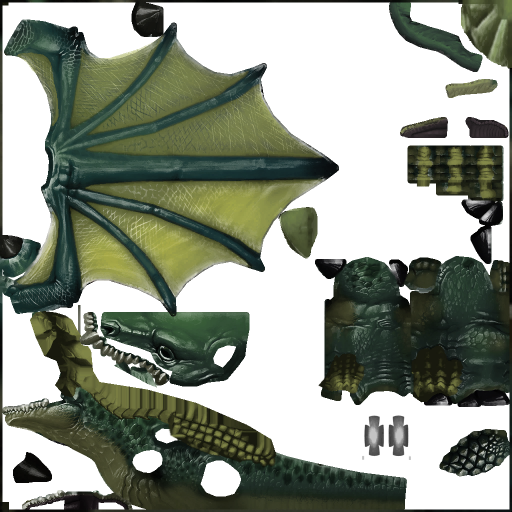
#> input picture zpaks/hd-everything/mpq/parsed-assets/CREATURE/DRAKEMOUNT2/TESTDISEASEDDRAKE_SKIN.PNG, 1024 x 1024 px (shown at 1/2 size)
$ python -i client.py   (imports and definitions only)
#> lines starting #> are read from the running program, lines starting #| are printed output that depends on the picture
"""zep client — offscreen test client (F-219 Track B).

Runs the REAL patched client (nginx/wow exe + WarcraftXL + our PATCH MPQs over the stock
3.3.5a MPQs) under Wine on a virtual X display with Mesa software GL, so a CC instance can
log in, move around and screenshot it without a GPU, root or a user round trip.

    zep client setup              build/refresh everything (idempotent; re-run after an exe/WXL ship)
    zep client --slot N CMD       run CMD against client slot N (0 or 1)
    zep client account [NAME]     create a test account (default non-GM ZEPTEST; --gm N for a GM one)
    zep client chars [-a NAME]    an account's characters in character-select order
    zep client start / stop       launch in the background (-a/--char preselect) / kill
    zep client release            hand the client back (drop this session's lock)
    zep client status             display, window, lock holder, accounts
    zep client login              type the stored credentials (--enter-world: the preselected char)
    zep client shot OUT.png       screenshot cropped to the client window
    zep client drive OUTDIR       launch -> login -> charselect -> world, a screenshot per stage
                                  (-a ACCOUNT --char NAME --purpose "I-123 check")

Two client SLOTS (MAX_SLOTS - RAM: ~0.75 GB a client in the field, ~1.1 GB in a city, 12 GB
container cap): slot 0 = ~/wowtest, :77, ~/.wine-wowtest; slot 1 = ~/wowtest-1, :78,
~/.wine-wowtest-1 (`zep client --slot 1 setup` once; shares Interface/ and the accounts).
Without --slot a command uses the slot this session holds, and start/drive take the first free one.
Each slot has its own client.lock: start/drive refuse while another session's client is live there
(--force overrides; a lock with no live client is stale and taken over), and refuse an account the
server reports online - a second login kicks the first client. Character choice =
lastCharacterIndex written to the slot's Config.wtf before launch.
    zep client measure PNG...     colour sanity numbers for captures
    zep client selftest           prove the capture path isn't garbling colour (I-380)
    zep client refresh            re-sync exe/WXL/patch links (setup minus the downloads)

Kept current automatically: `zep build exe --deploy`, `zep wxl ship` and `zep build patch-mpq`
call refresh_if_present() after writing to nginx. PATCH-*.MPQ are symlinks into nginx, so a
rebuilt patch is live with no copy at all; the patch-mpq hook only matters for a NEW letter.

Layout (none of it tracked except this file):
    ~/.local/xvfb/usr     Xvfb, xdotool, xkbcomp unpacked from Ubuntu jammy .debs (no root)
    ~/wowtest             assembled client: Data/ symlinks, exe/WXL copies, WTF/, Logs/, account.txt
                          Logs/wine/wine-<time>.log per run (+seh on; last 20 kept), wine.log -> newest;
                          crash reports land in Errors/<time> Crash.txt
    ~/.wine-wowtest       Wine prefix
    ~/.local/wine         portable Wine 11 (from the retroport toolchain, Joplin "Retroport Toolchain")

Captures use XGetImage. NEVER xwd (I-380): with a private-colormap window open - Wine always makes
one - xwd writes 24bpp, and a 32bpp decode looks like a grey, vertically striped, 3/4-width render.
"""
import colorsys
import ctypes
import ctypes.util
import gzip
import json
import os
import secrets
import shutil
import subprocess
import time
import urllib.request
import zipfile
from pathlib import Path

import click

from lib.env import NGINX_PATH as NGINX

_HOME = Path.home()
# Slot 0 = the original single client. Slot N>0 = <dir>-N, display :77+N, <prefix>-N.
# Two slots max: one client is ~0.75 GB (Wow.exe + Wine + Xvfb, measured 2026-10-04 in Hellfire)
# and the container is capped at 12 GB shared with every session and its tools.
MAX_SLOTS = 2
BASE_DIR = Path(os.getenv('WOWTEST_DIR', _HOME / 'wowtest'))
BASE_PREFIX = Path(os.getenv('WOWTEST_WINEPREFIX', _HOME / '.wine-wowtest'))
BASE_DISPLAY = int(os.getenv('WOWTEST_DISPLAY', ':77').lstrip(':'))
SLOT = 0
CLIENT_DIR = BASE_DIR
XROOT = Path(os.getenv('XROOT', _HOME / '.local/xvfb/usr'))
WINE_DIR = Path(os.getenv('WINE_DIR', _HOME / '.local/wine'))
WINEPREFIX = BASE_PREFIX
DISPLAY = f':{BASE_DISPLAY}'
STOCK = Path(os.getenv('STOCK_DIR', '/workspace/project/Zeppelin-Tools/Asset Library/STOCK'))
DEB_CACHE = Path(os.getenv('XDEB_CACHE', _HOME / '.cache/zep-client/debs'))
# Accounts are shared by every slot (they live in slot 0's dir); locks and logs are per slot.
ACCOUNT_FILE = BASE_DIR / 'account.txt'
ACCOUNTS_DIR = BASE_DIR / 'accounts'
LOCK_FILE = CLIENT_DIR / 'client.lock'


# [16 lines left out: functions _slot_paths, _use_slot, not called in this run]
CLIENT_ZIP_ROOT = 'ChromieCraft_3.3.5a'

# Screen larger than the 1280x800 client window on purpose: at 1280x800 Wine shrinks the window
# to 1224x765 to fit and the client frame no longer matches gxResolution.
SCREEN = '1600x1000x24'
XKB_DIR = Path('/tmp/xkb')   # same length as /usr/bin - see _patch_xvfb
DEBS = ['xvfb', 'xserver-common', 'x11-xkb-utils', 'libunwind8', 'x11-apps', 'xdotool', 'libxdo3']
SPEECH_MPQS = ['speech-enUS', 'expansion-speech-enUS', 'lichking-speech-enUS']
WINDOW_NAME = 'World of Warcraft'


# -- environment ----------------------------------------------------------------------------------

# [14 lines left out: functions _xlib_env, _wine_env, not called in this run]


def _xtool(*args, check=True):
    return subprocess.run([str(XROOT / 'bin' / args[0]), *args[1:]], env=_xlib_env(),
                          capture_output=True, text=True, check=check)


def _require_setup():
    if not (XROOT / 'bin/Xvfb').exists() or not (CLIENT_DIR / 'Wow.exe').exists():
        raise click.ClickException('test client not set up - run: zep client setup')


# -- X display ------------------------------------------------------------------------------------

class _XImage(ctypes.Structure):
    _fields_ = [('width', ctypes.c_int), ('height', ctypes.c_int), ('xoffset', ctypes.c_int),
                ('format', ctypes.c_int), ('data', ctypes.c_void_p), ('byte_order', ctypes.c_int),
                ('bitmap_unit', ctypes.c_int), ('bitmap_bit_order', ctypes.c_int),
                ('bitmap_pad', ctypes.c_int), ('depth', ctypes.c_int),
                ('bytes_per_line', ctypes.c_int), ('bits_per_pixel', ctypes.c_int)]


# [84 lines left out: functions _x11, _display_up, _ensure_xkbcomp_wrapper, _xvfb_up, _window_geom, _wait_window and 1 more, not called in this run]


def measure(path):
    """(r, g, b means, mean saturation, column-delta mean, column-delta max).

    A real colour frame has differing channel means and saturation ~0.3-0.6. I-380's garbled
    captures read identical means, ~0.02 saturation and a high column delta.
    """
    from PIL import Image, ImageFilter
    im = Image.open(path).convert('RGB')
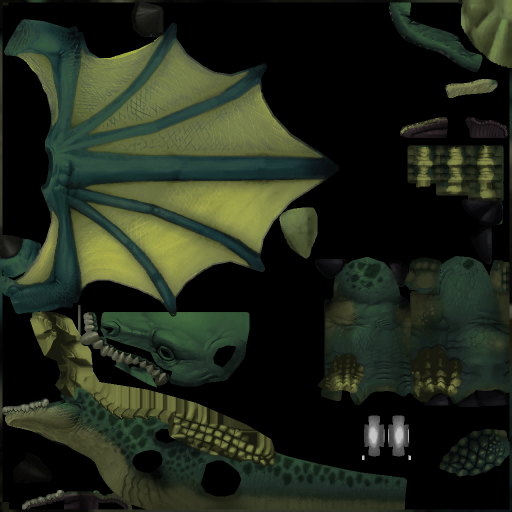
#> im: PIL image 1024x1024 RGB (shown at 1/2 size); mean R, G, B 32.9, 39.4, 26.1
    px = list(im.filter(ImageFilter.GaussianBlur(3)).getdata())   # blur removes per-column noise
#> px = 1048576 items
    means = [sum(p[c] for p in px) / len(px) for c in range(3)]
#> means = [32.93, 39.38, 26.13]
    sat = [colorsys.rgb_to_hsv(*(c / 255 for c in p))[1] for p in px[::7]]
#> sat = 149797 items
    lum = im.convert('L')
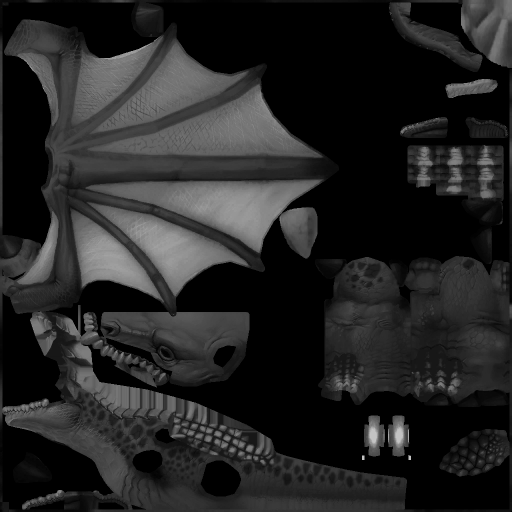
#> lum: PIL image 1024x1024 L (shown at 1/2 size); min 0, max 195, mean 35.9
    w, h = lum.size
#> w = 1024; h = 1024
    rows = range(0, h, 4)
    col = [sum(lum.getpixel((cx, y)) for y in rows) / len(rows) for cx in range(w)]
#> col = 1024 values, max 73.88 at index 349, min 5.39 at index 5, mean 35.98
    delta = [abs(col[i + 1] - col[i]) for i in range(w - 1)]
#> delta = 1023 values, max 31.89 at index 4, min 0 at index 40, mean 0.507
    return (*means, sum(sat) / len(sat), sum(delta) / len(delta), max(delta))


# -- setup ----------------------------------------------------------------------------------------

# [286 lines left out: functions _fetch_debs, _patch_xvfb, _link, _install, _sync_tree, refresh_files and 11 more, not called in this run]


# Addons switched off for test logins (`--keep-addons` leaves them alone). The Details! damage
# meter and its plugins open a window over the middle of the screen on every login and obscure
# the evidence screenshots (I-378).
TEST_DISABLED_ADDONS = ['Details', 'Details_3DModelsPaths', 'Details_ChartViewer', 'Details_DataStorage',
                        'Details_DeathGraphs', 'Details_EncounterDetails', 'Details_SunderCount',
                        'Details_TimeLine', 'Details_TinyThreat']


# [41 lines left out: functions _cfg_value, _disable_test_addons, _select_char, not called in this run]


def _owner():
    return os.getenv('CLAUDE_CODE_SESSION_ID') or f'{os.getenv("USER", "user")}@pid{os.getppid()}'


# [97 lines left out: functions _client_running, _read_lock, _slot_state, _default_slot, _take_lock, _release_lock and 2 more, not called in this run]


KEEP_LOGS = 20
LOG_DIR = CLIENT_DIR / 'Logs/wine'


# [12 lines left out: function _new_run_log, not called in this run]


def _latest_crash():
    crashes = sorted((CLIENT_DIR / 'Errors').glob('* Crash.txt'), key=lambda p: p.stat().st_mtime)
    return crashes[-1] if crashes else None


# [16 lines left out: function _start, not called in this run]


def _stop():
    subprocess.run([str(WINE_DIR / 'bin/wineserver'), '-k'], env=_wine_env(), capture_output=True)


# [216 lines left out: functions client_start, client_stop, client_status, _shot, client_shot, _login and 4 more, not called in this run]

>>> result = measure('../../zpaks/hd-everything/mpq/parsed-assets/CREATURE/DRAKEMOUNT2/TESTDISEASEDDRAKE_SKIN.PNG')
#> result = (32.93, 39.38, 26.13, 0.241, 0.507, 31.89)

$ run again, on zpaks/hd-everything/mpq/parsed-assets/WORLD/EXPANSION07/DOODADS/ASHENVALE/8ASH_BUSHACCENT_B01_0_2320004.PNG
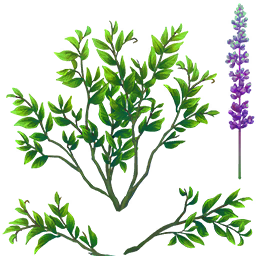
#> input picture zpaks/hd-everything/mpq/parsed-assets/WORLD/EXPANSION07/DOODADS/ASHENVALE/8ASH_BUSHACCENT_B01_0_2320004.PNG, 256 x 256 px
#> in measure, `im = Image.open(path).convert('RGB')`:
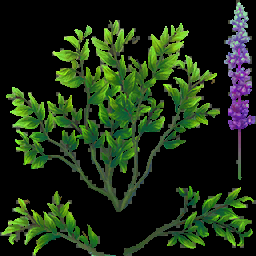
#> im: PIL image 256x256 RGB; mean R, G, B 28.4, 44.9, 20.8
#> px = 65536 items
#> means = [28.43, 44.85, 20.81]
#> sat = 9363 values, max 1 at index 252, min 0 at index 0, mean 0.411
#> in measure, `lum = im.convert('L')`:
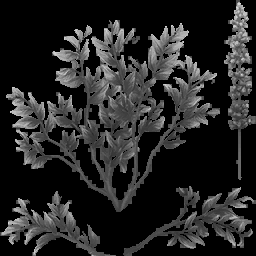
#> lum: PIL image 256x256 L; min 0, max 221, mean 37.2
#> col = 256 values, max 91.69 at index 240, min 1.02 at index 0, mean 37.33
#> delta = 255 values, max 27.5 at index 240, min 0 at index 4, mean 3.28
#> result = (28.43, 44.85, 20.81, 0.411, 3.28, 27.5)

$ run again, on zpaks/hd-everything/mpq/parsed-assets/WORLD/EXPANSION07/DOODADS/ZULDAZARZONE/8ZUL_TALLBUSH01.PNG
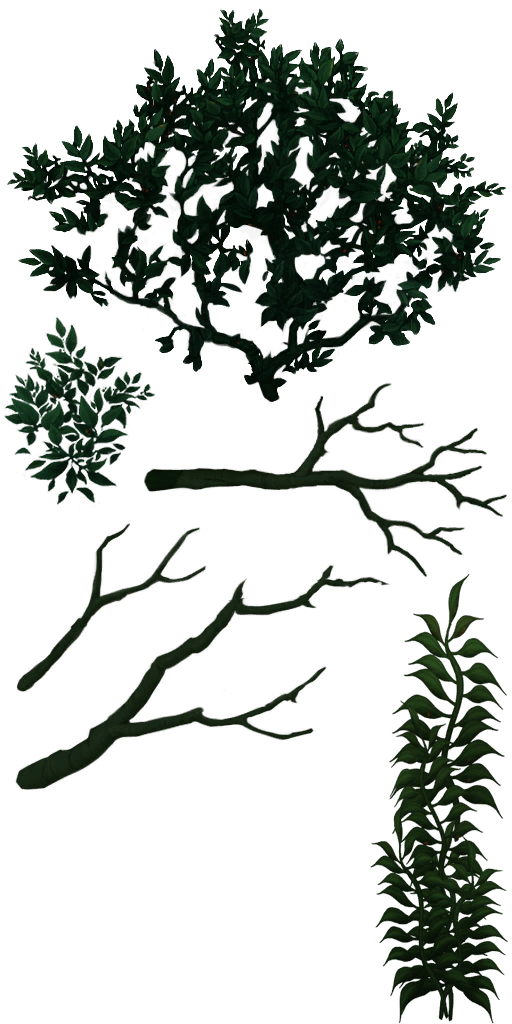
#> input picture zpaks/hd-everything/mpq/parsed-assets/WORLD/EXPANSION07/DOODADS/ZULDAZARZONE/8ZUL_TALLBUSH01.PNG, 512 x 1024 px
#> in measure, `im = Image.open(path).convert('RGB')`:
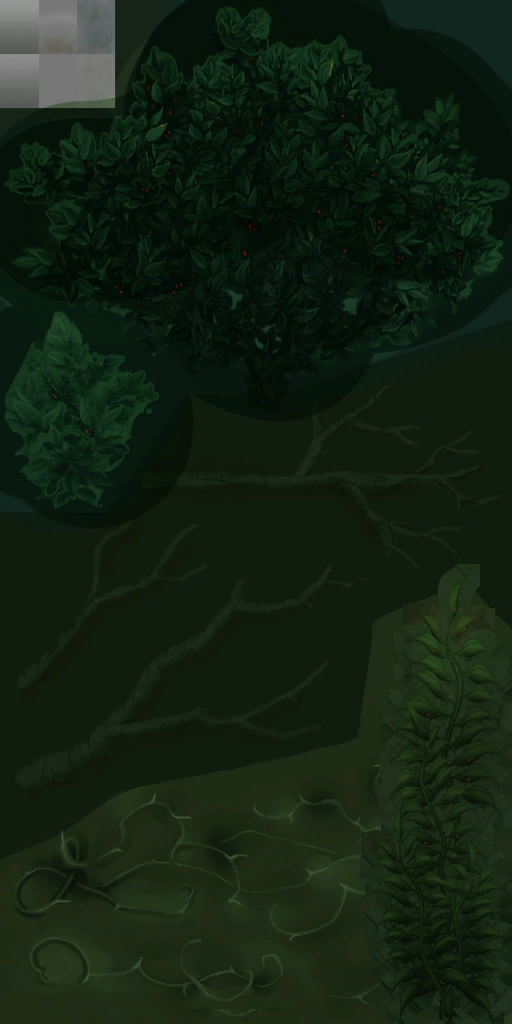
#> im: PIL image 512x1024 RGB; mean R, G, B 19, 33.8, 18.4
#> px = 524288 items
#> means = [18.99, 33.78, 18.43]
#> sat = 74899 items
#> col = 512 values, max 37.62 at index 63, min 22.77 at index 185, mean 27.64
#> delta = 511 values, max 7.36 at index 114, min 0 at index 80, mean 0.181
#> result = (18.99, 33.78, 18.43, 0.575, 0.181, 7.36)

$ run again, on zpaks/hd-everything/mpq/parsed-assets/WORLD/EXPANSION08/DOODADS/BABYLONZONE/9PLN_PLAINSBUSH_A01_2764534.PNG
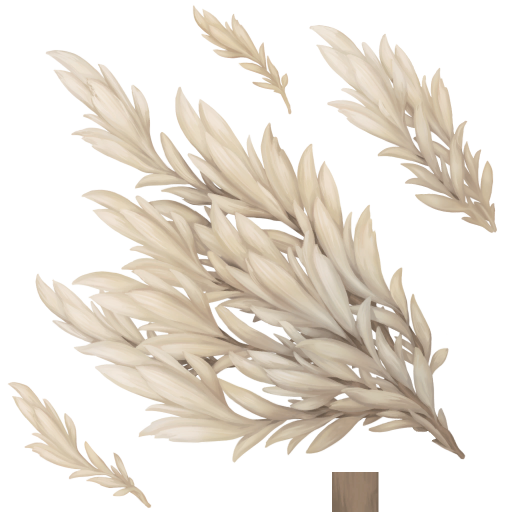
#> input picture zpaks/hd-everything/mpq/parsed-assets/WORLD/EXPANSION08/DOODADS/BABYLONZONE/9PLN_PLAINSBUSH_A01_2764534.PNG, 1024 x 1024 px (shown at 1/2 size)
#> in measure, `im = Image.open(path).convert('RGB')`:
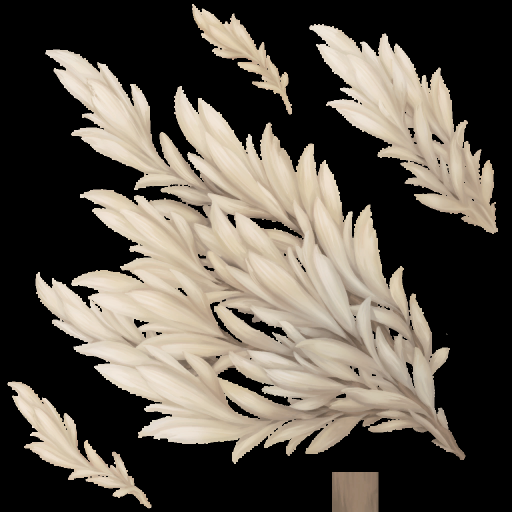
#> im: PIL image 1024x1024 RGB (shown at 1/2 size); mean R, G, B 91.2, 84.2, 74.7
#> px = 1048576 items
#> means = [91.24, 84.22, 74.72]
#> sat = 149797 items
#> in measure, `lum = im.convert('L')`:
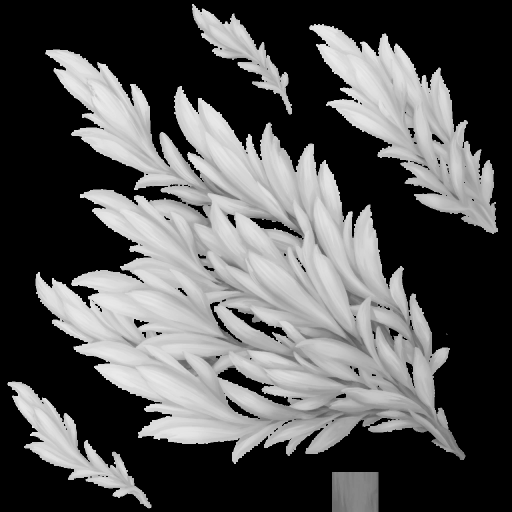
#> lum: PIL image 1024x1024 L (shown at 1/2 size); min 0, max 236, mean 85.2
#> col = 1024 values, max 136 at index 419, min 0 at index 0, mean 85.43
#> delta = 1023 values, max 9.46 at index 663, min 0 at index 0, mean 0.961
#> result = (91.24, 84.22, 74.72, 0.0978, 0.961, 9.46)
